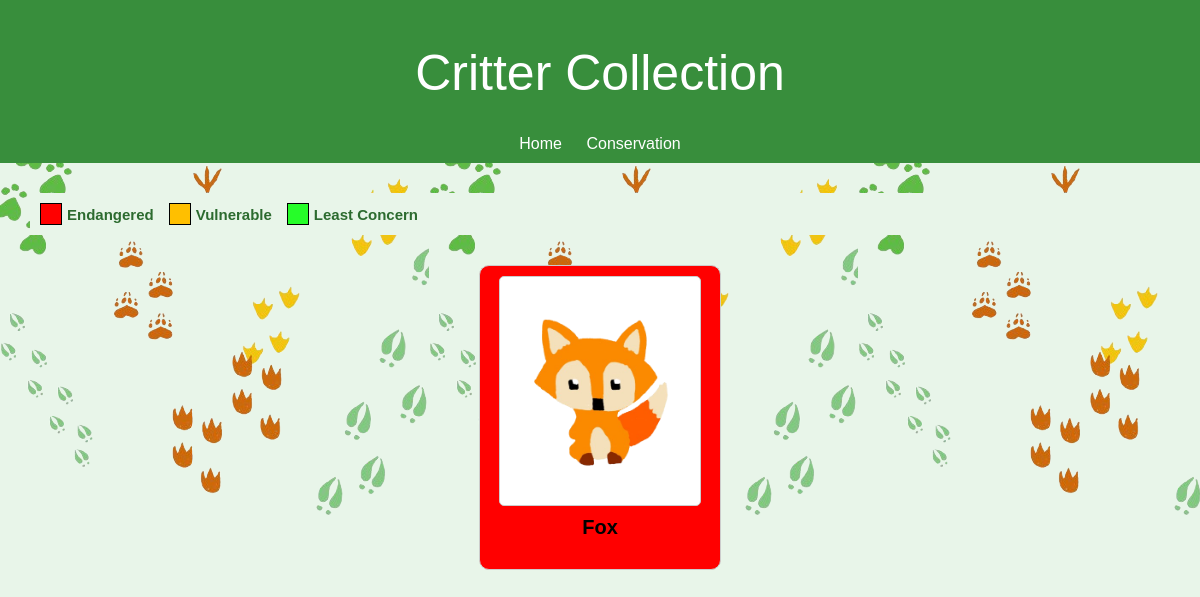
/critters/, run on an earlier commit of the app's database.
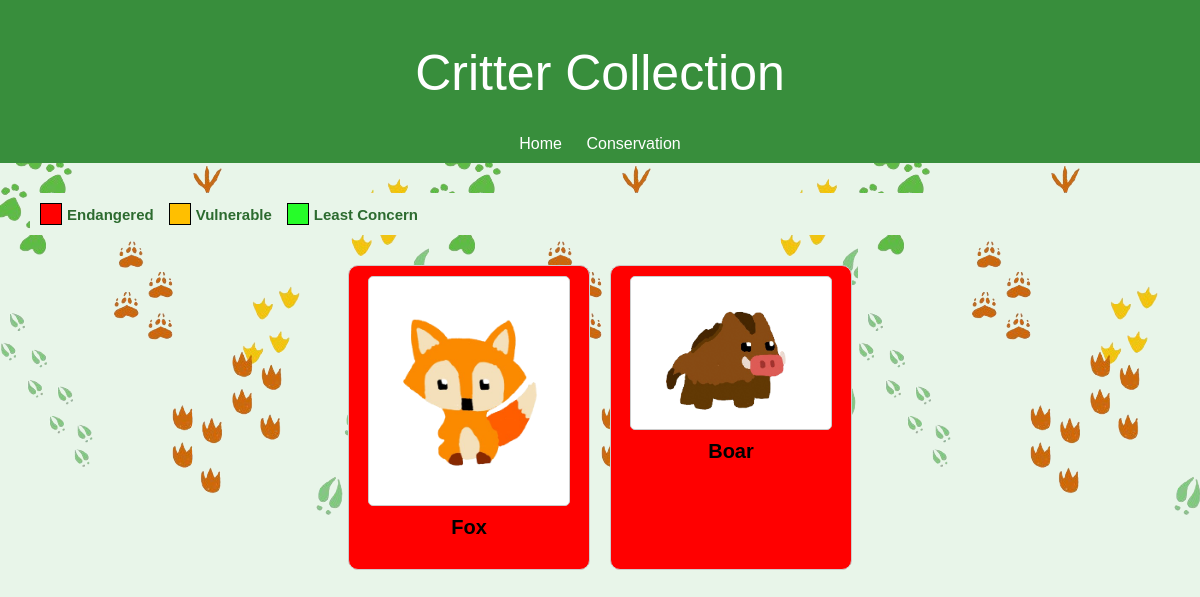
And on a later commit of the database.
### test/models.py (models this page shows)
class Animal_Log(models.Model):
    name = models.CharField(max_length=100)
    date = models.DateField()
    loc = models.CharField(max_length=100)
    def __str__(self):
        return self.name

### test/views.py (the view)
# urls.py: path('critters/', views.critters, name='critters'),  # Critter page
def critters(request):
    print("HERE")
    logs = Animal_Log.objects.all()  # Fetch all entries from the database
    print(logs)
    logs_with_api_data = []
    return render(request, 'test/critters.html', {'logs': logs})

### test/templates/test/critters.html (shortened to what this page needs)
<!DOCTYPE html>
<html lang="en">
<head>
    <link rel="stylesheet" href="../../static/styles.css">
    <link rel="stylesheet" href="../../static/critters.css">
</head>
<body>
    <header>
        <h1>Critter Collection</h1>
        <nav>
            <a href="/">Home</a>
            <a href="/conservation">Conservation</a>
        </nav>
    </header>
    <main>
        <div class="legend">
            <div class="legend-item" style="--color: red;">Endangered</div>
            <div class="legend-item" style="--color: rgb(255, 191, 0);">Vulnerable</div>
            <div class="legend-item" style="--color: rgba(0, 255, 4, 0.836);">Least Concern</div>
        </div>
        <div class="container">
            {% load static %}
            {% for log in logs %}
            <div class="grid-item">
                <img src="{% static '' %}{{ log.name|lower }}.png" alt="{{ log.name }}">
                <p>{{ log.name }}</p>
            </div>
            {% endfor %}
        </div>
    </main>
</body>
</html>

### test/static/styles.css (style rules this page uses)
body { font-family: "Century Gothic", sans-serif; margin: 0; padding: 0; background-image: url('prints0.png'); background-color: #e8f5e9; color: #2c6b2f; }
header { background-color: #388e3c; color: white; padding: 10px 0; text-align: center; }
h1, h2 { font: 50px "Century Gothic", sans-serif; }
nav a { color: white; text-decoration: none; margin: 0 10px; }
main { padding: 20px; text-align: center; }

### test/static/critters.css (style rules this page uses)
.container { display: flex; flex-wrap: wrap; gap: 20px; justify-content: center; padding: 20px; }
.grid-item { display: flex; flex-direction: column; align-items: center; width: 220px; padding: 10px; border: 1px solid #ccc; border-radius: 10px; background-color: red; }
.grid-item img { max-width: 200px; border: 1px solid #ccc; border-radius: 5px; background-color: white; }
.grid-item p { margin-top: 10px; font-size: 20px; font-weight: bold; color: #000; text-align: center; }
.legend { display: flex; flex-direction: row; gap: 15px; font-family: "Century Gothic", sans-serif; margin: 10px; padding: 10px; background-color: #e8f5e9; }
.legend-item { display: flex; align-items: center; gap: 5px; font-size: 15px; font-weight: bold; }
.legend-item::before { content: ''; width: 20px; height: 20px; border: 1px solid #000; background-color: var(--color); }

What changed in the data, as far as the page shows it:
added Animal_Log: shows a picture, name "Boar"
